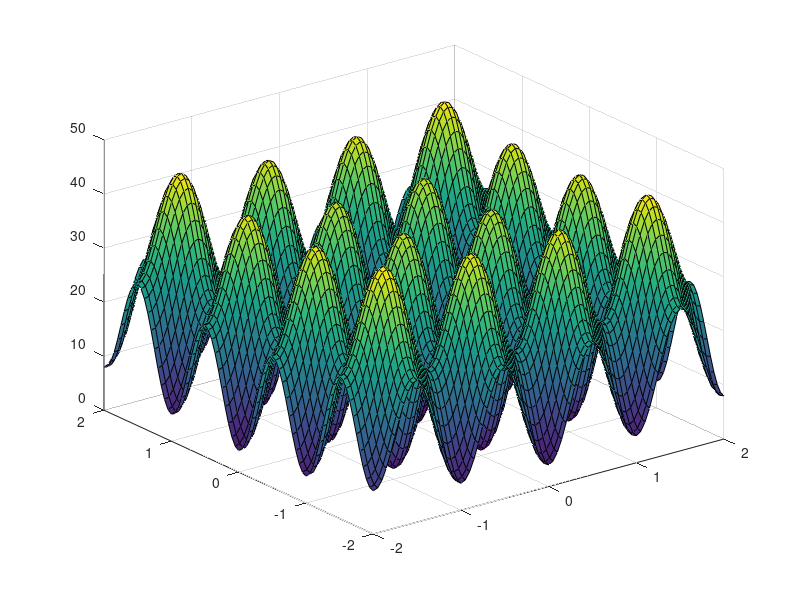
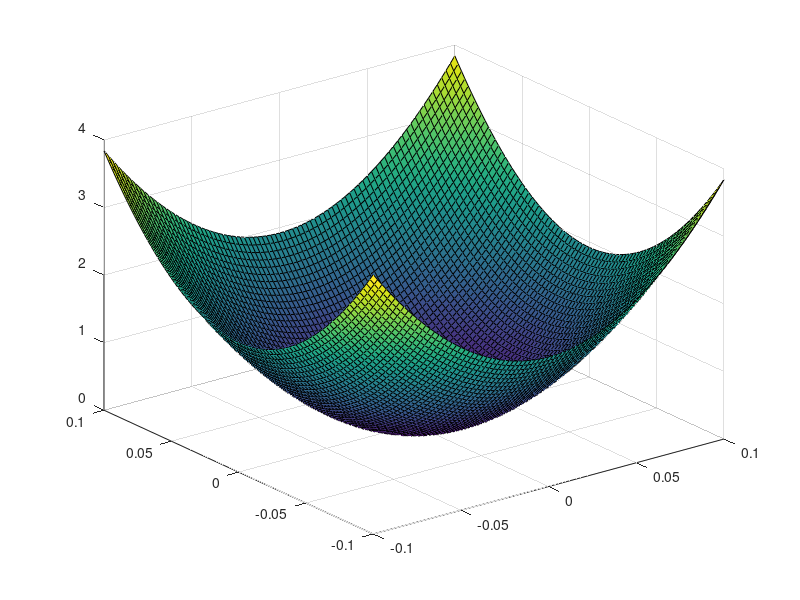

These figures' MATLAB source, in order: (Note: this script raises an error after producing the figures.)
%% PARTIE 1

%% Question 1

%% Part 1
h=0.05;
x = -2:h:2;
y = -2:h:2;
[X Y] = meshgrid(x);
F = 20 + X.^2 + Y.^2 -10*(cos(2*pi*X)+cos(2*pi*Y));
surf(X,Y,F);

%% Part 2

figure;
h=0.0025;
x = -0.1:h:0.1;
[X, Y] = meshgrid(x);
F = 20 + X.^2 + Y.^2 -10*(cos(2*pi*X)+cos(2*pi*Y));
surf(X,Y,F);

%% Question 2

figure;
% b -
clear all;
% PSO initialisation du paramètre
% =============================================
n=2; % Nombre de variable
M=40; % Nombre de particle
iterationMax=80; % Maximum iteration
testNb=2; % nombre de test
X_max= [0.1,0.1]; % Borne sup
X_min= [-0.1,-0.1]; % Borne inf
c1=2; % facteur d'accélération 1
c2=2; % facteur d'accélération 2
Wmax=0.9; % poids max
Wmin=0.4; % poids mim
Vmax=1;
F=@F; % pointage sur la fonction F.m

for r=1:testNb
% % PSO intialisation
% % =============================================
    for i=1:M
        for j=1:n
            x(i,j)=X_min(j)+rand()*(X_max(j)-X_min(j));
            v(i,j)=rand()*(X_max(j)-X_min(j));
        end
        Fit(i,:)=F(x(i,:));
        Pb(i,:)=x(i,:); % initialization de la position
    end
    
    [gb1,ind1]=sort(Fit); %renvoie les éléments triés de A le long de la dimension dim
    Gb=x(ind1(1,1),:); % initialisation gbest
% % PSO algorithm
% % =============================================
    for t=1:iterationMax
        t=t+1;
        for i=1:M
            % la mise de jour de pbest
            if F(x(i,:))<Fit(i)
                Fit(i)=F(x(i,:));
                Pb(i,:)=x(i,:);
            end
            % la mise de jour de gbest
            if F(Gb)>Fit(i)
                Gb=Pb(i,:);
            end
            % la mise de jour de velocity
            % calcule de poids de la fonction
            w=Wmax-(Wmax-Wmin)*t/iterationMax;
            v(i,:)=w*v(i,:)+c1*rand*(Pb(i,:)-x(i,:))+c2*rand*(Gb- x(i,:));
            % vérification de velocity
            for j=1:n
                if v(i,j)>Vmax
                    v(i,j)=Vmax;
                elseif v(i,j)<-Vmax
                    v(i,j)=-Vmax;
                end
            end
            % la mise à jour de position
            x(i,:)=x(i,:)+v(i,:);
        end
        Y=F(Gb);
        % afficahge de
        figure(1);
        plot(t,Y,'r.');
        xlabel('Iteration');
        ylabel('Fitness');
        title(sprintf(': %.15f',Y));
        grid on;
        hold on;
        end
        % affichage des résultat
        figure(2);
        PlotFunction()
        hold on;
        scatter3(Gb(1),Gb(2),Y,'fill','ro');
        hold off;
end
